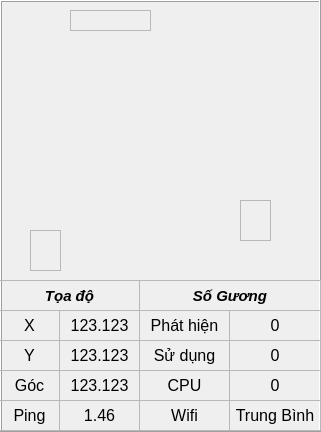
    <widget class="QFrame" name="fr_agv">
     <property name="geometry">
      <rect>
       <x>0</x>
       <y>0</y>
       <width>321</width>
       <height>432</height>
      </rect>
     </property>
     <property name="autoFillBackground">
      <bool>true</bool>
     </property>
     <property name="frameShape">
      <enum>QFrame::Box</enum>
     </property>
     <property name="frameShadow">
      <enum>QFrame::Raised</enum>
     </property>
     <widget class="QLabel" name="lbc_safety1">
      <property name="geometry">
       <rect>
        <x>30</x>
        <y>230</y>
        <width>31</width>
        <height>41</height>
       </rect>
      </property>
      <property name="autoFillBackground">
       <bool>true</bool>
      </property>
      <property name="frameShape">
       <enum>QFrame::StyledPanel</enum>
      </property>
      <property name="lineWidth">
       <number>1</number>
      </property>
      <property name="midLineWidth">
       <number>0</number>
      </property>
      <property name="text">
       <string/>
      </property>
      <property name="scaledContents">
       <bool>false</bool>
      </property>
      <property name="wordWrap">
       <bool>false</bool>
      </property>
      <property name="openExternalLinks">
       <bool>false</bool>
      </property>
     </widget>
     <widget class="QLabel" name="lbc_safety0">
      <property name="geometry">
       <rect>
        <x>70</x>
        <y>10</y>
        <width>81</width>
        <height>21</height>
       </rect>
      </property>
      <property name="autoFillBackground">
       <bool>true</bool>
      </property>
      <property name="frameShape">
       <enum>QFrame::StyledPanel</enum>
      </property>
      <property name="lineWidth">
       <number>1</number>
      </property>
      <property name="midLineWidth">
       <number>0</number>
      </property>
      <property name="text">
       <string/>
      </property>
      <property name="scaledContents">
       <bool>false</bool>
      </property>
      <property name="wordWrap">
       <bool>false</bool>
      </property>
      <property name="openExternalLinks">
       <bool>false</bool>
      </property>
     </widget>
     <widget class="QLabel" name="lb_agv">
      <property name="geometry">
       <rect>
        <x>80</x>
        <y>40</y>
        <width>141</width>
        <height>231</height>
       </rect>
      </property>
      <property name="autoFillBackground">
       <bool>false</bool>
      </property>
      <property name="frameShape">
       <enum>QFrame::NoFrame</enum>
      </property>
      <property name="lineWidth">
       <number>1</number>
      </property>
      <property name="midLineWidth">
       <number>0</number>
      </property>
      <property name="text">
       <string/>
      </property>
      <property name="pixmap">
       <pixmap>AGV.png</pixmap>
      </property>
      <property name="scaledContents">
       <bool>true</bool>
      </property>
      <property name="wordWrap">
       <bool>false</bool>
      </property>
      <property name="openExternalLinks">
       <bool>false</bool>
      </property>
     </widget>
     <widget class="QLabel" name="lbc_safety2">
      <property name="geometry">
       <rect>
        <x>240</x>
        <y>200</y>
        <width>31</width>
        <height>41</height>
       </rect>
      </property>
      <property name="autoFillBackground">
       <bool>true</bool>
      </property>
      <property name="frameShape">
       <enum>QFrame::StyledPanel</enum>
      </property>
      <property name="lineWidth">
       <number>1</number>
      </property>
      <property name="midLineWidth">
       <number>0</number>
      </property>
      <property name="text">
       <string/>
      </property>
      <property name="scaledContents">
       <bool>false</bool>
      </property>
      <property name="wordWrap">
       <bool>false</bool>
      </property>
      <property name="openExternalLinks">
       <bool>false</bool>
      </property>
     </widget>
     <widget class="QFrame" name="frame">
      <property name="geometry">
       <rect>
        <x>-1</x>
        <y>280</y>
        <width>322</width>
        <height>151</height>
       </rect>
      </property>
      <property name="frameShape">
       <enum>QFrame::StyledPanel</enum>
      </property>
      <property name="frameShadow">
       <enum>QFrame::Raised</enum>
      </property>
      <widget class="QLabel" name="lb_coordinates_x_2">
       <property name="geometry">
        <rect>
         <x>0</x>
         <y>0</y>
         <width>141</width>
         <height>31</height>
        </rect>
       </property>
       <property name="font">
        <font>
         <pointsize>11</pointsize>
         <weight>75</weight>
         <italic>true</italic>
         <bold>true</bold>
        </font>
       </property>
       <property name="autoFillBackground">
        <bool>false</bool>
       </property>
       <property name="frameShape">
        <enum>QFrame::StyledPanel</enum>
       </property>
       <property name="lineWidth">
        <number>1</number>
       </property>
       <property name="midLineWidth">
        <number>0</number>
       </property>
       <property name="text">
        <string>Tọa độ</string>
       </property>
       <property name="scaledContents">
        <bool>false</bool>
       </property>
       <property name="alignment">
        <set>Qt::AlignCenter</set>
       </property>
       <property name="wordWrap">
        <bool>false</bool>
       </property>
       <property name="openExternalLinks">
        <bool>false</bool>
       </property>
      </widget>
      <widget class="QLabel" name="lb_coordinates_y">
       <property name="geometry">
        <rect>
         <x>0</x>
         <y>60</y>
         <width>61</width>
         <height>31</height>
        </rect>
       </property>
       <property name="font">
        <font>
         <pointsize>12</pointsize>
        </font>
       </property>
       <property name="autoFillBackground">
        <bool>false</bool>
       </property>
       <property name="frameShape">
        <enum>QFrame::StyledPanel</enum>
       </property>
       <property name="lineWidth">
        <number>1</number>
       </property>
       <property name="midLineWidth">
        <number>0</number>
       </property>
       <property name="text">
        <string>Y</string>
       </property>
       <property name="scaledContents">
        <bool>false</bool>
       </property>
       <property name="alignment">
        <set>Qt::AlignCenter</set>
       </property>
       <property name="wordWrap">
        <bool>false</bool>
       </property>
       <property name="openExternalLinks">
        <bool>false</bool>
       </property>
      </widget>
      <widget class="QLabel" name="lbv_coordinates_r">
       <property name="geometry">
        <rect>
         <x>60</x>
         <y>90</y>
         <width>81</width>
         <height>31</height>
        </rect>
       </property>
       <property name="font">
        <font>
         <pointsize>12</pointsize>
        </font>
       </property>
       <property name="autoFillBackground">
        <bool>false</bool>
       </property>
       <property name="frameShape">
        <enum>QFrame::StyledPanel</enum>
       </property>
       <property name="lineWidth">
        <number>1</number>
       </property>
       <property name="midLineWidth">
        <number>0</number>
       </property>
       <property name="text">
        <string>123.123</string>
       </property>
       <property name="scaledContents">
        <bool>false</bool>
       </property>
       <property name="alignment">
        <set>Qt::AlignCenter</set>
       </property>
       <property name="wordWrap">
        <bool>false</bool>
       </property>
       <property name="openExternalLinks">
        <bool>false</bool>
       </property>
      </widget>
      <widget class="QLabel" name="lbv_coordinates_x">
       <property name="geometry">
        <rect>
         <x>60</x>
         <y>30</y>
         <width>81</width>
         <height>31</height>
        </rect>
       </property>
       <property name="font">
        <font>
         <pointsize>12</pointsize>
        </font>
       </property>
       <property name="autoFillBackground">
        <bool>false</bool>
       </property>
       <property name="frameShape">
        <enum>QFrame::StyledPanel</enum>
       </property>
       <property name="lineWidth">
        <number>1</number>
       </property>
       <property name="midLineWidth">
        <number>0</number>
       </property>
       <property name="text">
        <string>123.123</string>
       </property>
       <property name="scaledContents">
        <bool>false</bool>
       </property>
       <property name="alignment">
        <set>Qt::AlignCenter</set>
       </property>
       <property name="wordWrap">
        <bool>false</bool>
       </property>
       <property name="openExternalLinks">
        <bool>false</bool>
       </property>
      </widget>
      <widget class="QLabel" name="lb_coordinates_r">
       <property name="geometry">
        <rect>
         <x>0</x>
         <y>90</y>
         <width>61</width>
         <height>31</height>
        </rect>
       </property>
       <property name="font">
        <font>
         <pointsize>12</pointsize>
        </font>
       </property>
       <property name="autoFillBackground">
        <bool>false</bool>
       </property>
       <property name="frameShape">
        <enum>QFrame::StyledPanel</enum>
       </property>
       <property name="lineWidth">
        <number>1</number>
       </property>
       <property name="midLineWidth">
        <number>0</number>
       </property>
       <property name="text">
        <string>Góc</string>
       </property>
       <property name="scaledContents">
        <bool>false</bool>
       </property>
       <property name="alignment">
        <set>Qt::AlignCenter</set>
       </property>
       <property name="wordWrap">
        <bool>false</bool>
       </property>
       <property name="openExternalLinks">
        <bool>false</bool>
       </property>
      </widget>
      <widget class="QLabel" name="lbv_coordinates_y">
       <property name="geometry">
        <rect>
         <x>60</x>
         <y>60</y>
         <width>81</width>
         <height>31</height>
        </rect>
       </property>
       <property name="font">
        <font>
         <pointsize>12</pointsize>
        </font>
       </property>
       <property name="autoFillBackground">
        <bool>false</bool>
       </property>
       <property name="frameShape">
        <enum>QFrame::StyledPanel</enum>
       </property>
       <property name="lineWidth">
        <number>1</number>
       </property>
       <property name="midLineWidth">
        <number>0</number>
       </property>
       <property name="text">
        <string>123.123</string>
       </property>
       <property name="scaledContents">
        <bool>false</bool>
       </property>
       <property name="alignment">
        <set>Qt::AlignCenter</set>
       </property>
       <property name="wordWrap">
        <bool>false</bool>
       </property>
       <property name="openExternalLinks">
        <bool>false</bool>
       </property>
      </widget>
      <widget class="QLabel" name="lb_coordinates_x">
       <property name="geometry">
        <rect>
         <x>0</x>
         <y>30</y>
         <width>61</width>
         <height>31</height>
        </rect>
       </property>
       <property name="font">
        <font>
         <pointsize>12</pointsize>
        </font>
       </property>
       <property name="autoFillBackground">
        <bool>false</bool>
       </property>
       <property name="frameShape">
        <enum>QFrame::StyledPanel</enum>
       </property>
       <property name="lineWidth">
        <number>1</number>
       </property>
       <property name="midLineWidth">
        <number>0</number>
       </property>
       <property name="text">
        <string>X</string>
       </property>
       <property name="scaledContents">
        <bool>false</bool>
       </property>
       <property name="alignment">
        <set>Qt::AlignCenter</set>
       </property>
       <property name="wordWrap">
        <bool>false</bool>
       </property>
       <property name="openExternalLinks">
        <bool>false</bool>
       </property>
      </widget>
      <widget class="QLabel" name="lb_numbeReflector">
       <property name="geometry">
        <rect>
         <x>140</x>
         <y>60</y>
         <width>91</width>
         <height>31</height>
        </rect>
       </property>
       <property name="font">
        <font>
         <pointsize>12</pointsize>
        </font>
       </property>
       <property name="autoFillBackground">
        <bool>false</bool>
       </property>
       <property name="frameShape">
        <enum>QFrame::StyledPanel</enum>
       </property>
       <property name="lineWidth">
        <number>1</number>
       </property>
       <property name="midLineWidth">
        <number>0</number>
       </property>
       <property name="text">
        <string>Sử dụng</string>
       </property>
       <property name="scaledContents">
        <bool>false</bool>
       </property>
       <property name="alignment">
        <set>Qt::AlignCenter</set>
       </property>
       <property name="wordWrap">
        <bool>false</bool>
       </property>
       <property name="openExternalLinks">
        <bool>false</bool>
       </property>
      </widget>
      <widget class="QLabel" name="lb_pingServer_2">
       <property name="geometry">
        <rect>
         <x>140</x>
         <y>0</y>
         <width>182</width>
         <height>31</height>
        </rect>
       </property>
       <property name="font">
        <font>
         <pointsize>11</pointsize>
         <weight>75</weight>
         <italic>true</italic>
         <bold>true</bold>
        </font>
       </property>
       <property name="autoFillBackground">
        <bool>false</bool>
       </property>
       <property name="frameShape">
        <enum>QFrame::StyledPanel</enum>
       </property>
       <property name="lineWidth">
        <number>1</number>
       </property>
       <property name="midLineWidth">
        <number>0</number>
       </property>
       <property name="text">
        <string>Số Gương</string>
       </property>
       <property name="scaledContents">
        <bool>false</bool>
       </property>
       <property name="alignment">
        <set>Qt::AlignCenter</set>
       </property>
       <property name="wordWrap">
        <bool>false</bool>
       </property>
       <property name="openExternalLinks">
        <bool>false</bool>
       </property>
      </widget>
      <widget class="QLabel" name="lbv_reflectorDetect_1">
       <property name="geometry">
        <rect>
         <x>230</x>
         <y>30</y>
         <width>92</width>
         <height>31</height>
        </rect>
       </property>
       <property name="font">
        <font>
         <pointsize>12</pointsize>
        </font>
       </property>
       <property name="autoFillBackground">
        <bool>false</bool>
       </property>
       <property name="frameShape">
        <enum>QFrame::StyledPanel</enum>
       </property>
       <property name="lineWidth">
        <number>1</number>
       </property>
       <property name="midLineWidth">
        <number>0</number>
       </property>
       <property name="text">
        <string>0</string>
       </property>
       <property name="scaledContents">
        <bool>false</bool>
       </property>
       <property name="alignment">
        <set>Qt::AlignCenter</set>
       </property>
       <property name="wordWrap">
        <bool>false</bool>
       </property>
       <property name="openExternalLinks">
        <bool>false</bool>
       </property>
      </widget>
      <widget class="QLabel" name="lb_reflectorDetect_1">
       <property name="geometry">
        <rect>
         <x>140</x>
         <y>30</y>
         <width>91</width>
         <height>31</height>
        </rect>
       </property>
       <property name="font">
        <font>
         <pointsize>12</pointsize>
        </font>
       </property>
       <property name="autoFillBackground">
        <bool>false</bool>
       </property>
       <property name="frameShape">
        <enum>QFrame::StyledPanel</enum>
       </property>
       <property name="lineWidth">
        <number>1</number>
       </property>
       <property name="midLineWidth">
        <number>0</number>
       </property>
       <property name="text">
        <string>Phát hiện</string>
       </property>
       <property name="scaledContents">
        <bool>false</bool>
       </property>
       <property name="alignment">
        <set>Qt::AlignCenter</set>
       </property>
       <property name="wordWrap">
        <bool>false</bool>
       </property>
       <property name="openExternalLinks">
        <bool>false</bool>
       </property>
      </widget>
      <widget class="QLabel" name="lbv_numberReflector">
       <property name="geometry">
        <rect>
         <x>230</x>
         <y>60</y>
         <width>92</width>
         <height>31</height>
        </rect>
       </property>
       <property name="font">
        <font>
         <pointsize>12</pointsize>
        </font>
       </property>
       <property name="autoFillBackground">
        <bool>false</bool>
       </property>
       <property name="frameShape">
        <enum>QFrame::StyledPanel</enum>
       </property>
       <property name="lineWidth">
        <number>1</number>
       </property>
       <property name="midLineWidth">
        <number>0</number>
       </property>
       <property name="text">
        <string>0</string>
       </property>
       <property name="scaledContents">
        <bool>false</bool>
       </property>
       <property name="alignment">
        <set>Qt::AlignCenter</set>
       </property>
       <property name="wordWrap">
        <bool>false</bool>
       </property>
       <property name="openExternalLinks">
        <bool>false</bool>
       </property>
      </widget>
      <widget class="QLabel" name="lbv_pingServer">
       <property name="geometry">
        <rect>
         <x>60</x>
         <y>120</y>
         <width>81</width>
         <height>31</height>
        </rect>
       </property>
       <property name="font">
        <font>
         <pointsize>12</pointsize>
        </font>
       </property>
       <property name="autoFillBackground">
        <bool>false</bool>
       </property>
       <property name="frameShape">
        <enum>QFrame::StyledPanel</enum>
       </property>
       <property name="lineWidth">
        <number>1</number>
       </property>
       <property name="midLineWidth">
        <number>0</number>
       </property>
       <property name="text">
        <string>1.46</string>
       </property>
       <property name="scaledContents">
        <bool>false</bool>
       </property>
       <property name="alignment">
        <set>Qt::AlignCenter</set>
       </property>
       <property name="wordWrap">
        <bool>false</bool>
       </property>
       <property name="openExternalLinks">
        <bool>false</bool>
       </property>
      </widget>
      <widget class="QLabel" name="lb_pingServer">
       <property name="geometry">
        <rect>
         <x>0</x>
         <y>120</y>
         <width>61</width>
         <height>31</height>
        </rect>
       </property>
       <property name="font">
        <font>
         <pointsize>12</pointsize>
         <weight>50</weight>
         <italic>false</italic>
         <bold>false</bold>
        </font>
       </property>
       <property name="autoFillBackground">
        <bool>false</bool>
       </property>
       <property name="frameShape">
        <enum>QFrame::StyledPanel</enum>
       </property>
       <property name="lineWidth">
        <number>1</number>
       </property>
       <property name="midLineWidth">
        <number>0</number>
       </property>
       <property name="text">
        <string>Ping</string>
       </property>
       <property name="scaledContents">
        <bool>false</bool>
       </property>
       <property name="alignment">
        <set>Qt::AlignCenter</set>
       </property>
       <property name="wordWrap">
        <bool>false</bool>
       </property>
       <property name="openExternalLinks">
        <bool>false</bool>
       </property>
      </widget>
      <widget class="QLabel" name="lb_cpu2">
       <property name="geometry">
        <rect>
         <x>140</x>
         <y>90</y>
         <width>91</width>
         <height>31</height>
        </rect>
       </property>
       <property name="font">
        <font>
         <pointsize>12</pointsize>
        </font>
       </property>
       <property name="autoFillBackground">
        <bool>false</bool>
       </property>
       <property name="frameShape">
        <enum>QFrame::StyledPanel</enum>
       </property>
       <property name="lineWidth">
        <number>1</number>
       </property>
       <property name="midLineWidth">
        <number>0</number>
       </property>
       <property name="text">
        <string>CPU</string>
       </property>
       <property name="scaledContents">
        <bool>false</bool>
       </property>
       <property name="alignment">
        <set>Qt::AlignCenter</set>
       </property>
       <property name="wordWrap">
        <bool>false</bool>
       </property>
       <property name="openExternalLinks">
        <bool>false</bool>
       </property>
      </widget>
      <widget class="QLabel" name="lbv_cpu2">
       <property name="geometry">
        <rect>
         <x>230</x>
         <y>90</y>
         <width>92</width>
         <height>31</height>
        </rect>
       </property>
       <property name="font">
        <font>
         <pointsize>12</pointsize>
        </font>
       </property>
       <property name="autoFillBackground">
        <bool>false</bool>
       </property>
       <property name="frameShape">
        <enum>QFrame::StyledPanel</enum>
       </property>
       <property name="lineWidth">
        <number>1</number>
       </property>
       <property name="midLineWidth">
        <number>0</number>
       </property>
       <property name="text">
        <string>0</string>
       </property>
       <property name="scaledContents">
        <bool>false</bool>
       </property>
       <property name="alignment">
        <set>Qt::AlignCenter</set>
       </property>
       <property name="wordWrap">
        <bool>false</bool>
       </property>
       <property name="openExternalLinks">
        <bool>false</bool>
       </property>
      </widget>
      <widget class="QLabel" name="lb_tempcpu2">
       <property name="geometry">
        <rect>
         <x>140</x>
         <y>120</y>
         <width>91</width>
         <height>31</height>
        </rect>
       </property>
       <property name="font">
        <font>
         <pointsize>12</pointsize>
         <weight>50</weight>
         <bold>false</bold>
        </font>
       </property>
       <property name="autoFillBackground">
        <bool>false</bool>
       </property>
       <property name="frameShape">
        <enum>QFrame::StyledPanel</enum>
       </property>
       <property name="lineWidth">
        <number>1</number>
       </property>
       <property name="midLineWidth">
        <number>0</number>
       </property>
       <property name="text">
        <string>Wifi</string>
       </property>
       <property name="scaledContents">
        <bool>false</bool>
       </property>
       <property name="alignment">
        <set>Qt::AlignCenter</set>
       </property>
       <property name="wordWrap">
        <bool>false</bool>
       </property>
       <property name="openExternalLinks">
        <bool>false</bool>
       </property>
      </widget>
      <widget class="QLabel" name="lbv_SignalWifi2">
       <property name="geometry">
        <rect>
         <x>230</x>
         <y>120</y>
         <width>92</width>
         <height>31</height>
        </rect>
       </property>
       <property name="font">
        <font>
         <pointsize>12</pointsize>
         <weight>50</weight>
         <bold>false</bold>
        </font>
       </property>
       <property name="autoFillBackground">
        <bool>false</bool>
       </property>
       <property name="frameShape">
        <enum>QFrame::StyledPanel</enum>
       </property>
       <property name="lineWidth">
        <number>1</number>
       </property>
       <property name="midLineWidth">
        <number>0</number>
       </property>
       <property name="text">
        <string>Trung Bình</string>
       </property>
       <property name="scaledContents">
        <bool>false</bool>
       </property>
       <property name="alignment">
        <set>Qt::AlignCenter</set>
       </property>
       <property name="wordWrap">
        <bool>false</bool>
       </property>
       <property name="openExternalLinks">
        <bool>false</bool>
       </property>
      </widget>
     </widget>
     <zorder>frame</zorder>
     <zorder>lbc_safety1</zorder>
     <zorder>lbc_safety0</zorder>
     <zorder>lb_agv</zorder>
     <zorder>lbc_safety2</zorder>
    </widget>
